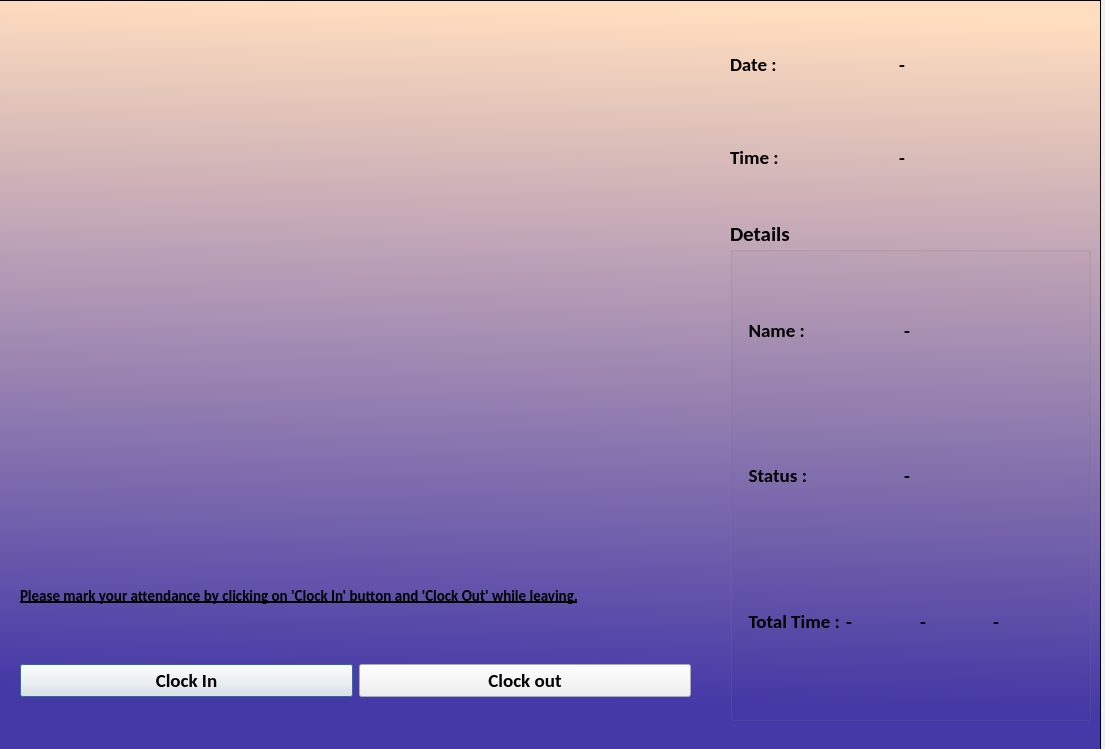
<?xml version="1.0" encoding="UTF-8"?>
<ui version="4.0">
 <class>OutputDialog</class>
 <widget class="QDialog" name="OutputDialog">
  <property name="geometry">
   <rect>
    <x>0</x>
    <y>0</y>
    <width>1105</width>
    <height>749</height>
   </rect>
  </property>
  <property name="minimumSize">
   <size>
    <width>0</width>
    <height>0</height>
   </size>
  </property>
  <property name="font">
   <font>
    <family>Calibri</family>
    <weight>75</weight>
    <bold>true</bold>
   </font>
  </property>
  <property name="windowTitle">
   <string>Face Recognition PyQt App</string>
  </property>
  <property name="windowIcon">
   <iconset>
    <normaloff>:/icon/icon.png</normaloff>:/icon/icon.png</iconset>
  </property>
  <widget class="QLabel" name="imgLabel__2">
   <property name="enabled">
    <bool>true</bool>
   </property>
   <property name="geometry">
    <rect>
     <x>-250</x>
     <y>0</y>
     <width>1351</width>
     <height>751</height>
    </rect>
   </property>
   <property name="autoFillBackground">
    <bool>false</bool>
   </property>
   <property name="styleSheet">
    <string notr="true">background-color:qlineargradient(spread:pad, x1:0.279, y1:0.914955, x2:0.323627, y2:0, stop:0 rgba(69, 57, 167, 255), stop:1 rgba(255, 221, 190, 255))</string>
   </property>
   <property name="frameShape">
    <enum>QFrame::StyledPanel</enum>
   </property>
   <property name="frameShadow">
    <enum>QFrame::Plain</enum>
   </property>
   <property name="text">
    <string/>
   </property>
   <property name="scaledContents">
    <bool>false</bool>
   </property>
   <property name="indent">
    <number>2</number>
   </property>
  </widget>
  <widget class="QLabel" name="imgLabel">
   <property name="geometry">
    <rect>
     <x>30</x>
     <y>30</y>
     <width>671</width>
     <height>471</height>
    </rect>
   </property>
   <property name="text">
    <string/>
   </property>
  </widget>
  <widget class="QWidget" name="horizontalLayoutWidget">
   <property name="geometry">
    <rect>
     <x>20</x>
     <y>640</y>
     <width>671</width>
     <height>81</height>
    </rect>
   </property>
   <layout class="QHBoxLayout" name="horizontalLayout">
    <item>
     <widget class="QPushButton" name="ClockInButton">
      <property name="font">
       <font>
        <family>Calibri</family>
        <pointsize>14</pointsize>
        <weight>75</weight>
        <bold>true</bold>
       </font>
      </property>
      <property name="text">
       <string>Clock In</string>
      </property>
      <property name="checkable">
       <bool>true</bool>
      </property>
     </widget>
    </item>
    <item>
     <widget class="QPushButton" name="ClockOutButton">
      <property name="font">
       <font>
        <family>Calibri</family>
        <pointsize>14</pointsize>
        <weight>75</weight>
        <bold>true</bold>
       </font>
      </property>
      <property name="text">
       <string>Clock out</string>
      </property>
      <property name="checkable">
       <bool>true</bool>
      </property>
     </widget>
    </item>
   </layout>
  </widget>
  <widget class="QGroupBox" name="groupBox">
   <property name="geometry">
    <rect>
     <x>730</x>
     <y>220</y>
     <width>361</width>
     <height>501</height>
    </rect>
   </property>
   <property name="font">
    <font>
     <family>Calibri</family>
     <pointsize>16</pointsize>
     <weight>75</weight>
     <bold>true</bold>
    </font>
   </property>
   <property name="title">
    <string>Details</string>
   </property>
   <widget class="QWidget" name="gridLayoutWidget_2">
    <property name="geometry">
     <rect>
      <x>10</x>
      <y>40</y>
      <width>321</width>
      <height>431</height>
     </rect>
    </property>
    <layout class="QGridLayout" name="gridLayout_2">
     <item row="0" column="0">
      <layout class="QHBoxLayout" name="horizontalLayout_4">
       <item>
        <widget class="QLabel" name="label_4">
         <property name="font">
          <font>
           <family>Calibri</family>
           <pointsize>14</pointsize>
           <weight>75</weight>
           <bold>true</bold>
          </font>
         </property>
         <property name="text">
          <string>  Name :</string>
         </property>
        </widget>
       </item>
       <item>
        <widget class="QLabel" name="NameLabel">
         <property name="font">
          <font>
           <family>Calibri</family>
           <pointsize>14</pointsize>
           <weight>75</weight>
           <bold>true</bold>
          </font>
         </property>
         <property name="text">
          <string>-</string>
         </property>
        </widget>
       </item>
      </layout>
     </item>
     <item row="1" column="0">
      <layout class="QHBoxLayout" name="horizontalLayout_5">
       <item>
        <widget class="QLabel" name="label_5">
         <property name="font">
          <font>
           <family>Calibri</family>
           <pointsize>14</pointsize>
           <weight>75</weight>
           <bold>true</bold>
          </font>
         </property>
         <property name="text">
          <string>  Status :</string>
         </property>
        </widget>
       </item>
       <item>
        <widget class="QLabel" name="StatusLabel">
         <property name="font">
          <font>
           <family>Calibri</family>
           <pointsize>14</pointsize>
           <weight>75</weight>
           <bold>true</bold>
          </font>
         </property>
         <property name="text">
          <string>-</string>
         </property>
        </widget>
       </item>
      </layout>
     </item>
     <item row="2" column="0">
      <layout class="QHBoxLayout" name="horizontalLayout_6">
       <item>
        <widget class="QLabel" name="label_6">
         <property name="font">
          <font>
           <family>Calibri</family>
           <pointsize>14</pointsize>
           <weight>75</weight>
           <bold>true</bold>
          </font>
         </property>
         <property name="text">
          <string>  Total Time :</string>
         </property>
        </widget>
       </item>
       <item>
        <widget class="QLabel" name="HoursLabel">
         <property name="font">
          <font>
           <family>Calibri</family>
           <pointsize>14</pointsize>
           <weight>75</weight>
           <bold>true</bold>
          </font>
         </property>
         <property name="text">
          <string>-</string>
         </property>
        </widget>
       </item>
       <item>
        <widget class="QLabel" name="MinLabel">
         <property name="font">
          <font>
           <family>Calibri</family>
           <pointsize>14</pointsize>
           <weight>75</weight>
           <bold>true</bold>
          </font>
         </property>
         <property name="text">
          <string>-</string>
         </property>
        </widget>
       </item>
       <item>
        <widget class="QLabel" name="SecLabel">
         <property name="font">
          <font>
           <family>Calibri</family>
           <pointsize>14</pointsize>
           <weight>75</weight>
           <bold>true</bold>
          </font>
         </property>
         <property name="text">
          <string>-</string>
         </property>
        </widget>
       </item>
      </layout>
     </item>
    </layout>
   </widget>
  </widget>
  <widget class="QWidget" name="gridLayoutWidget">
   <property name="geometry">
    <rect>
     <x>730</x>
     <y>20</y>
     <width>331</width>
     <height>181</height>
    </rect>
   </property>
   <layout class="QGridLayout" name="gridLayout">
    <item row="0" column="0">
     <layout class="QHBoxLayout" name="horizontalLayout_2">
      <item>
       <widget class="QLabel" name="label_2">
        <property name="font">
         <font>
          <family>Calibri</family>
          <pointsize>14</pointsize>
          <weight>75</weight>
          <bold>true</bold>
         </font>
        </property>
        <property name="text">
         <string>Date :</string>
        </property>
       </widget>
      </item>
      <item>
       <widget class="QLabel" name="Date_Label">
        <property name="font">
         <font>
          <family>Calibri</family>
          <pointsize>14</pointsize>
          <weight>75</weight>
          <bold>true</bold>
         </font>
        </property>
        <property name="text">
         <string>-</string>
        </property>
       </widget>
      </item>
     </layout>
    </item>
    <item row="1" column="0">
     <layout class="QHBoxLayout" name="horizontalLayout_3">
      <item>
       <widget class="QLabel" name="label_3">
        <property name="font">
         <font>
          <family>Calibri</family>
          <pointsize>14</pointsize>
          <weight>75</weight>
          <bold>true</bold>
         </font>
        </property>
        <property name="text">
         <string>Time :</string>
        </property>
       </widget>
      </item>
      <item>
       <widget class="QLabel" name="Time_Label">
        <property name="font">
         <font>
          <family>Calibri</family>
          <pointsize>14</pointsize>
          <weight>75</weight>
          <bold>true</bold>
         </font>
        </property>
        <property name="text">
         <string>-</string>
        </property>
       </widget>
      </item>
     </layout>
    </item>
   </layout>
  </widget>
  <widget class="QLabel" name="label">
   <property name="geometry">
    <rect>
     <x>20</x>
     <y>560</y>
     <width>691</width>
     <height>71</height>
    </rect>
   </property>
   <property name="font">
    <font>
     <family>Calibri</family>
     <pointsize>11</pointsize>
     <weight>75</weight>
     <bold>true</bold>
     <underline>true</underline>
    </font>
   </property>
   <property name="text">
    <string>Please mark your attendance by clicking on 'Clock In' button and 'Clock Out' while leaving.</string>
   </property>
  </widget>
  <zorder>imgLabel__2</zorder>
  <zorder>horizontalLayoutWidget</zorder>
  <zorder>groupBox</zorder>
  <zorder>gridLayoutWidget</zorder>
  <zorder>imgLabel</zorder>
  <zorder>label</zorder>
 </widget>
 <resources>
  <include location="resource.qrc"/>
 </resources>
 <connections/>
</ui>
